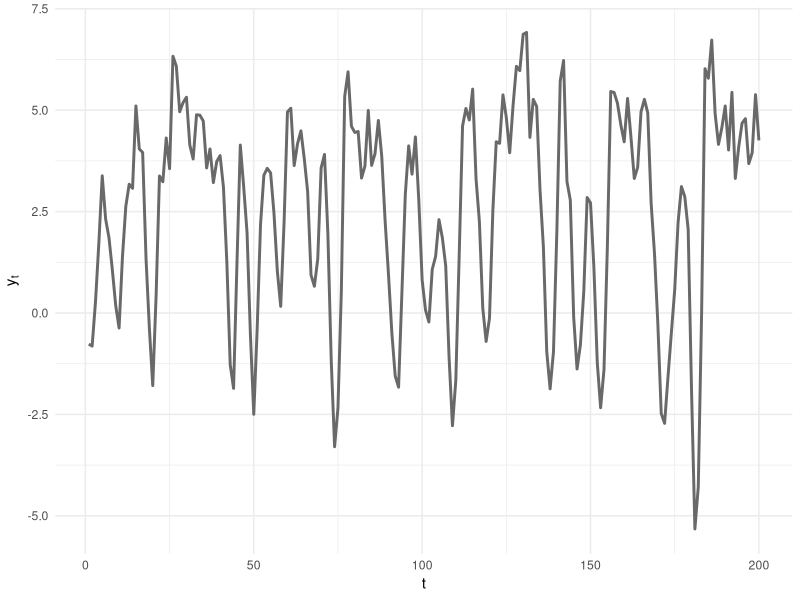
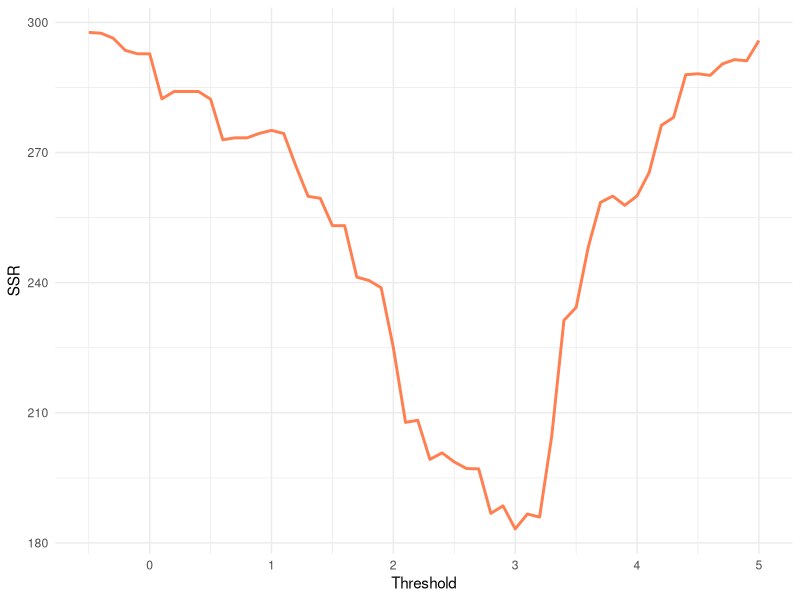
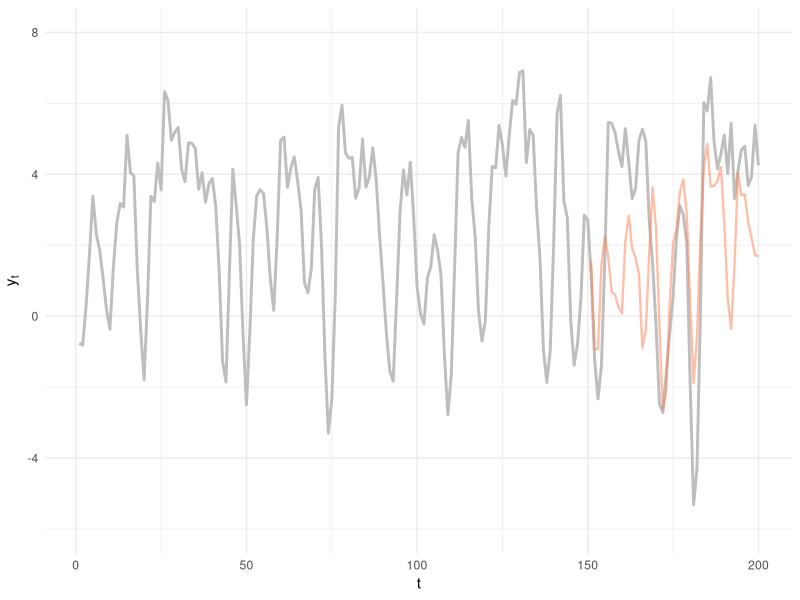
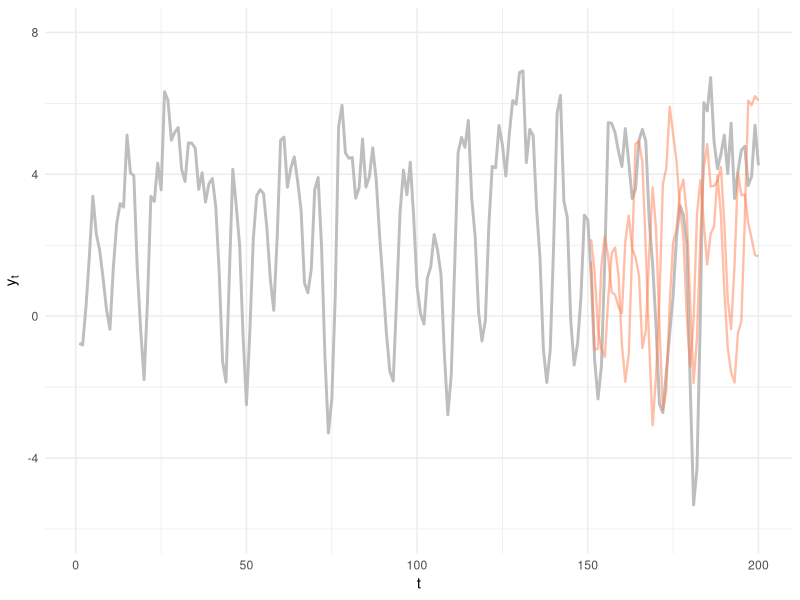
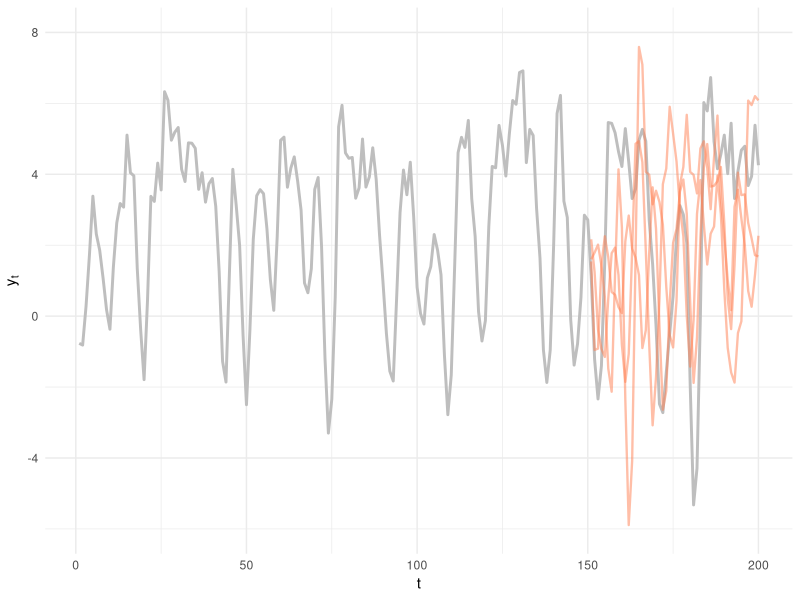
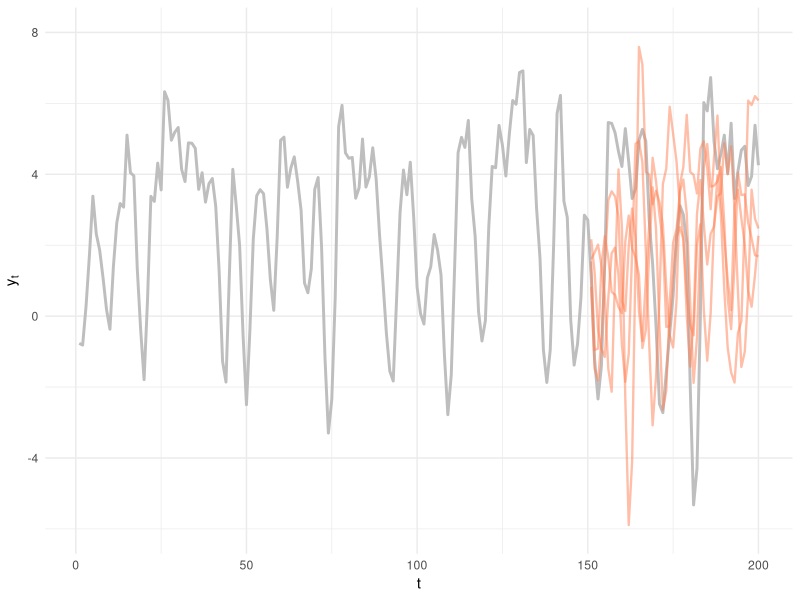
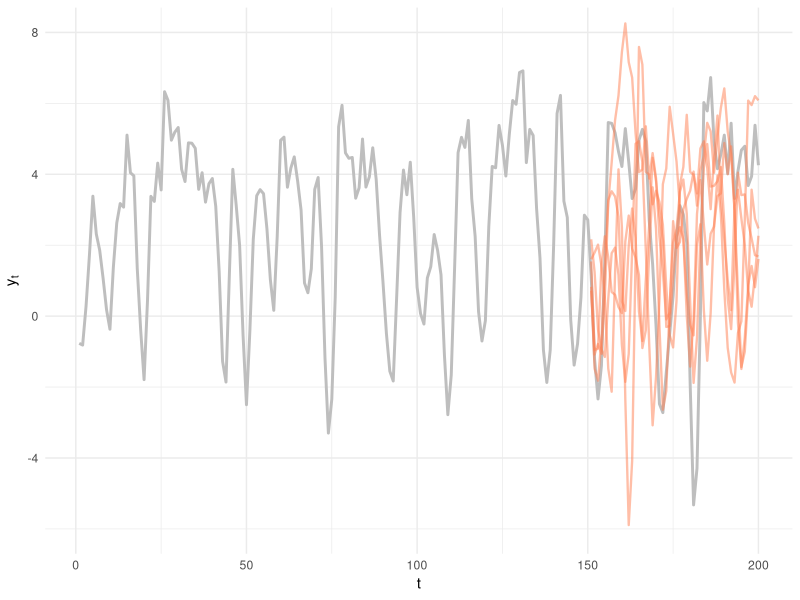
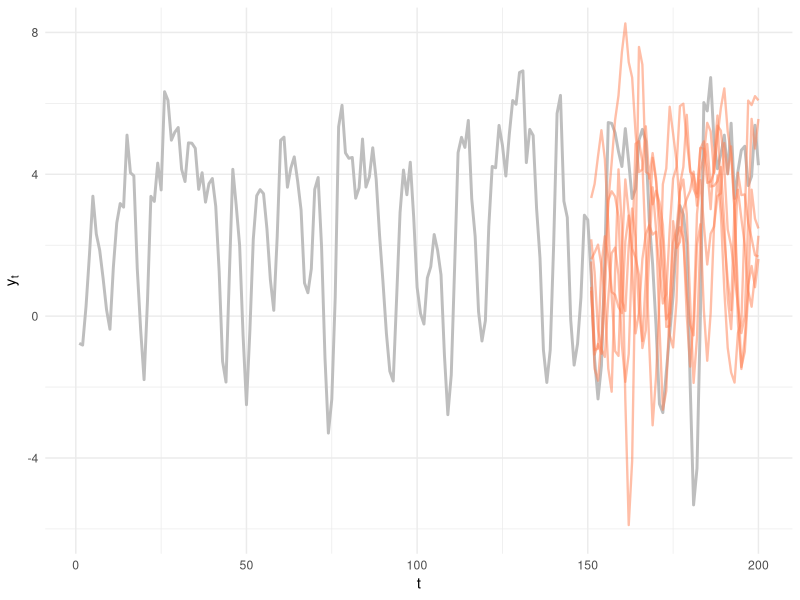

Recreate these plots in R, in order.
# unit: forecasting for economics and business
# lecture: forecasting regime dependent series
# author: david ublava
# date: 2023-10-19
# script: simulated example

# load the needed packages
library(data.table)
library(ggplot2)

# generate a regime-dependent time series
n <- 200
set.seed(9)
e <- rnorm(n)
y <- e
for(i in 3:n){
  y[i] <- 0.8+(1.4*y[i-1]-1.0*y[i-2])*ifelse(y[i-1]<3,1,0)+(0.8*y[i-1])*ifelse(y[i-1]>=3,1,0)+e[i]
}

# store the series in the data table
dt <- data.table(t=1:n,y=y)

# illustrate the series 
gg_ts <- ggplot(dt,aes(x=t))+
  geom_line(aes(y=y),linewidth=1,color="dimgray",na.rm=T)+
  labs(x="t",y=expression(y[t]))+
  theme_minimal()

gg_ts


# obtain the lagged dependent variables
dt[,`:=`(y1=shift(y,1),y2=shift(y,2))]

# use grid-search to find the optimal threshold
bounds <- round(quantile(dt$y,c(.15,.85)),1)
thresholds <- seq(bounds[1],bounds[2],by=.1)

ssr_dt <- data.table(thresholds,ssr=NA)
for(i in 1:length(thresholds)){
  dt[,`:=`(D=ifelse(y1>=thresholds[i],1,0))]
  setar2 <- lm(y~(y1+y2):I(1-D)+(y1+y2):I(D),data=dt)
  ssr_dt$ssr[i] <- sum(setar2$residuals^2)
}

trs <- ssr_dt[ssr==min(ssr)]$thresholds
dt[,`:=`(D=ifelse(y1>=trs,1,0))]

# illustrate the optimal threshold selection
gg_ssr <- ggplot(ssr_dt,aes(x=thresholds,y=ssr))+
  geom_line(linewidth=1,color="coral",na.rm=T)+
  labs(x="Threshold",y="SSR")+
  theme_minimal()

gg_ssr


# generate multi-step ahead forecasts
R <- round(.75*n)
P <- n-R

setar2 <- lm(y~(y1+y2):I(1-D)+(y1+y2):I(D),data=dt[1:R])
summary(setar2)

# use bootstrap method (5000 iterations)
B <- 5000

eps <- setar2$residuals

boot_mat <- matrix(nrow=R+P,ncol=B)

gg_b <- ggplot(dt)+
  geom_line(aes(x=t,y=y),linewidth=1,color="gray",na.rm=T)+
  labs(x="t",y=expression(y[t]))+
  coord_cartesian(ylim=c(-6,8))+
  theme_minimal()

for(b in 1:B){
  set.seed(b)
  dt[,`:=`(yb=y,eb=sample(eps,R+P,replace=T))]
  for(i in 1:P){
    dt$yb[R+i] <- setar2$coefficients["(Intercept)"]+(setar2$coefficients["y1:I(1 - D)"]*dt$yb[R+i-1]+setar2$coefficients["y2:I(1 - D)"]*dt$yb[R+i-2])*(1-ifelse(dt$yb[R+i-1]>=trs,1,0))+(setar2$coefficients["y1:I(D)"]*dt$yb[R+i-1]+setar2$coefficients["y2:I(D)"]*dt$yb[R+i-2])*ifelse(dt$yb[R+i-1]>=trs,1,0)+dt$eb[R+i]
  }
  dt$yb[1:R] <- NA
  if(b<=10){
    gg_b <- gg_b+
      geom_line(data=dt[t>R],aes(x=t,y=yb),linetype=1,linewidth=.8,color="coral",alpha=.5,na.rm=T)
    print(gg_b)
    Sys.sleep(1)
  }
  boot_mat[,b] <- dt$yb
}

# store bootstrap point and interval forecasts
dt[,`:=`(y_f=y,f=apply(boot_mat,1,mean,na.rm=T),l=apply(boot_mat,1,quantile,.05,na.rm=T),u=apply(boot_mat,1,quantile,.95,na.rm=T))]

dt$y_f[1:R] <- NA


# illustrate bootstrap point and interval forecasts 
gg_boot <- ggplot(dt,aes(x=t))+
  geom_ribbon(aes(ymin=l,ymax=u),fill="coral",alpha=.2)+
  geom_line(aes(y=y),linewidth=1,color="dimgray",na.rm=T)+
  geom_line(aes(y=y_f),linewidth=1,color="gray",na.rm=T)+
  geom_line(aes(y=l),linetype=2,linewidth=.5,color="coral",na.rm=T)+
  geom_line(aes(y=u),linetype=2,linewidth=.5,color="coral",na.rm=T)+
  geom_line(aes(y=f),linetype=5,linewidth=1,color="coral",na.rm=T)+
  labs(x="t",y=expression(y[t]))+
  coord_cartesian(ylim=c(-6,8))+
  theme_minimal()

gg_boot


# illustrate the density of a multi-step ahead forecast
den_dt <- data.table(x=boot_mat[R+P,])
gg_den <- ggplot(den_dt,aes(x=x))+
  geom_density(color="coral",linewidth=1,fill="coral",alpha=.2)+
  labs(x="Forecast",y="Density")+
  theme_minimal()

gg_den


